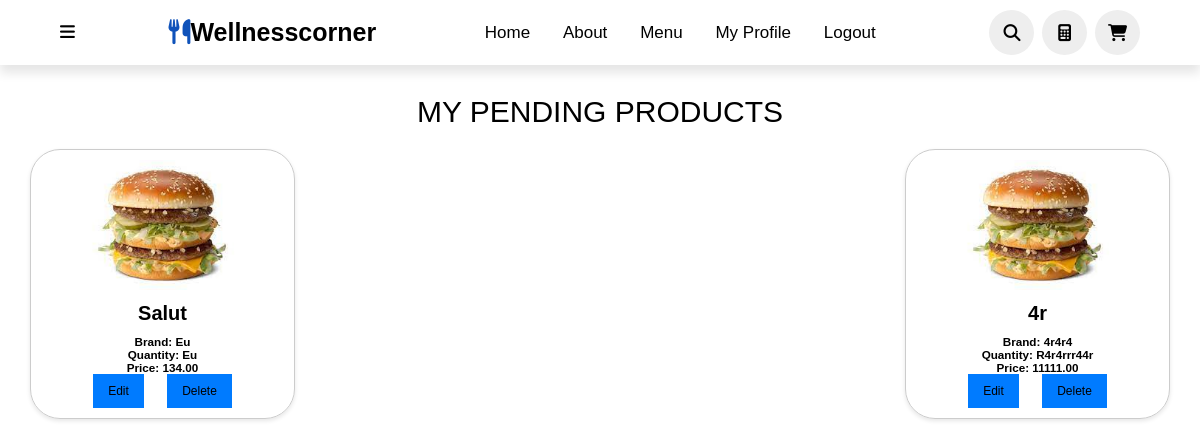
/my-products/ (signed in), run on an earlier commit of the app's database.
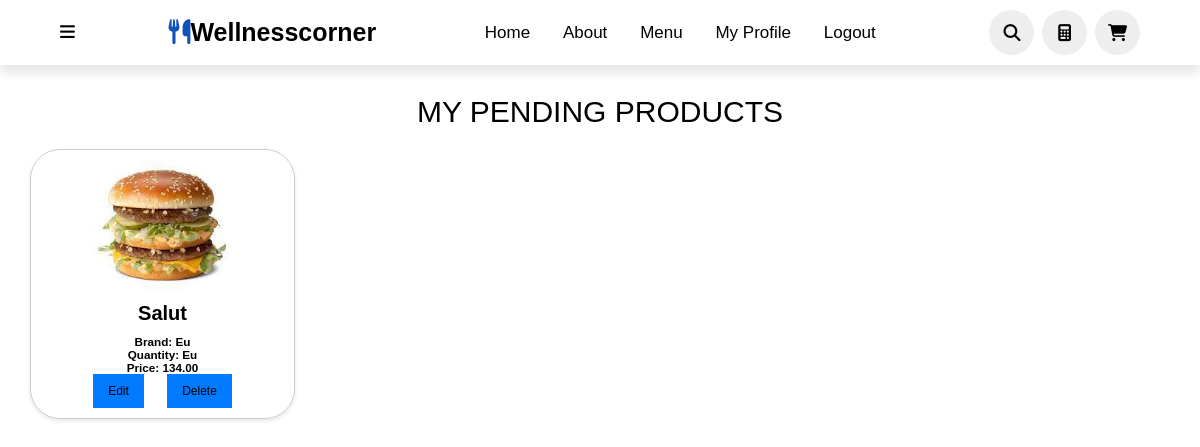
And on a later commit of the database.
### WellnessCorner/models.py (models this page shows, shortened)
class PendingProduct(models.Model):
    PRODUCT_TYPES = (
        ('None', 'None'),
        ('lactate', 'Lactate'),
        ('carne', 'Carne'),
        ('legume', 'Legume'),
        ('fructe', 'Fructe'),
    )
    user = models.ForeignKey(settings.AUTH_USER_MODEL, on_delete=models.CASCADE, null=True, blank=True)
    product_name = models.CharField(max_length=100)
    brands = models.CharField(max_length=100)
    quantity = models.CharField(max_length=50)
    categories = models.CharField(max_length=200)
    image = models.ImageField(upload_to='pending_product_images/', null=True, blank=True)
    protein_per_100g = models.DecimalField(max_digits=10, decimal_places=2, null=True, blank=True)
    carbs_per_100g = models.DecimalField(max_digits=10, decimal_places=2, null=True, blank=True)
    fats_per_100g = models.DecimalField(max_digits=10, decimal_places=2, null=True, blank=True)
    kcal_per_100g = models.DecimalField(max_digits=10, decimal_places=2, null=True, blank=True)
    price = models.DecimalField(max_digits=10, decimal_places=2, null=True, blank=True)
    product_type = models.CharField(max_length=20, choices=PRODUCT_TYPES, default='None')
    allergies = models.TextField(null=True, blank=True)
    user_rating = models.DecimalField(max_digits=3, decimal_places=1, null=True, blank=True)
    approved = models.BooleanField(default=False)

### WellnessCorner/views.py (the view)
# urls.py: path('my-products/', views.my_products, name='my_products'),
@login_required
def my_products(request):
    pending_products = PendingProduct.objects.filter(user=request.user)
    return render(request, 'my_products.html', {'pending_products': pending_products})

### templates/my_products.html (shortened to what this page needs)
{% load static %}
<!DOCTYPE html>
<html lang="en">
<head>
    <link rel="stylesheet" href="{% static 'my-products.css' %}">
</head>
<body>
    <header>
        <div class="more">
            <i class="fa-solid fa-bars" onclick="toggleBar()"></i>
        </div>
        <a href="#" class="logo"><i class="fas fa-utensils"></i>Wellnesscorner</a>
        <nav class="navbar">
            <a href="{% url 'index' %}">Home</a>
            <a href="#about">about</a>
            <a href="#menu">menu</a>
            <a href="{% url 'myaccount' %}">My Profile</a>
            <a href="{% url 'logout' %}">Logout</a>
        </nav>
        <div class="icons">
            <i class="fas fa-search" id="search-icon" onclick="toggleSearch()"></i>
            <a href="{% url 'calculator' %}" class="fa-solid fa-calculator"></a>
            <a href="{% url 'basket_page' %}" class="fas fa-shopping-cart"></a>
        </div>
    </header>
    {% if pending_products %}
        <div style="padding-top:30px" class="heading">My Pending Products</div>
        <div class="products-container">
            {% for product in pending_products %}
                <div class="product">
                    <div class="top">
                    {% if product.image %}
                        <img src="{{ product.image.url }}" alt="{{ product.product_name }}" class="product-image">
                    {% endif %}
                    </div>
                    <div class="middle">
                        <h1>{{ product.product_name }}</h1>
                    </div>
                    <div class="bottom">
                        <h3>Brand: {{ product.brands|truncatewords:15 }}</h3>
                        <h3>Quantity: {{ product.quantity }}</h3>
                        <h3>Price: {{ product.price }}</h3>
                        <div class="product-button">
                            <a class="edit" href="{% url 'edit_product' product.pk %}">Edit</a>
                            <a class="delete" href="{% url 'delete_product' product.pk %}">Delete</a>
                        </div>
                    </div>
                </div>
            {% endfor %}
        </div>
    {% else %}
        <div style="padding-top:30px" class="heading">No Pending Products Found</div>
    {% endif %}
</body>
</html>

What changed in the data, as far as the page shows it:
removed PendingProduct: image (picture), product_name "4r", brands "4r4r4", quantity "R4r4rrr44r", price "11111.00"
